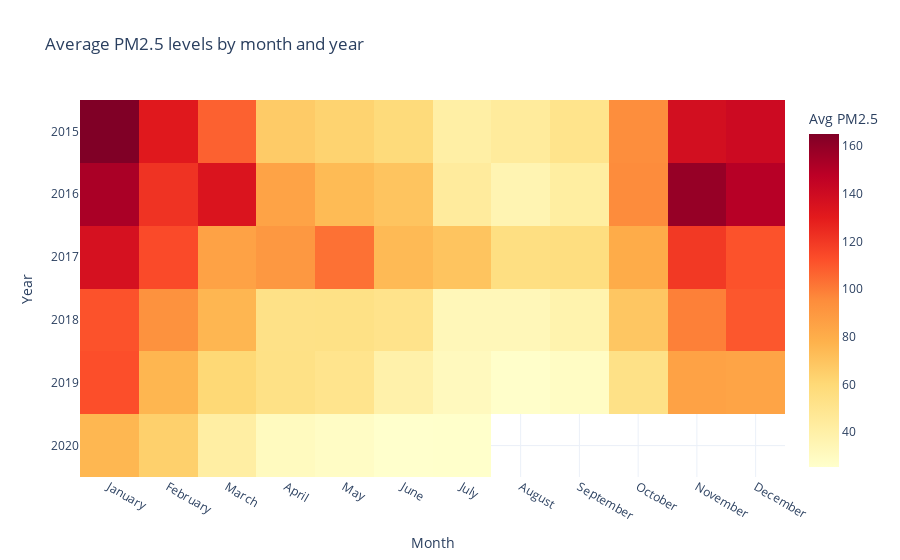

The code cell stored with this chart in its notebook:
### Code cell
# To better understand when pollution is at worst, a heatmap will be very effective. We can plot the average PM2.5 level
# for each month against each year. This will reveal the seasonal patterns.

# Extract 'Year' and 'Month' from the date
df_cleaned['Year'] = df_cleaned['Date'].dt.year
df_cleaned['Month'] = df_cleaned['Date'].dt.month_name()

# Now, aggregate all data for the heatmap
df_heatmap = df_cleaned.groupby(['Year','Month'])['PM2.5'].mean().reset_index()

# Define the correct order for months (according to calender)
month_order = ['January','February','March','April','May','June','July','August','September','October','November','December']

# Pivot the data to create a matrix: Years vs Months
heatmap_pivot = df_heatmap.pivot(index='Year',columns='Month',values='PM2.5')

# Reorder the columns to follow the calender
heatmap_pivot = heatmap_pivot[month_order]

# Create the heatmap
fig_heatmap = px.imshow(heatmap_pivot,
                        title='Average PM2.5 levels by month and year',
                        labels=dict(x="Month", y="Year",color="Avg PM2.5"),
                        color_continuous_scale='YlOrRd' ) # yellow -> orange -> red

fig_heatmap.show()

### Figure 1 — Plotly figure (JSON) as saved in the notebook; plotly's stock layout.template omitted (floating-point values rounded to 4 significant figures)
{"data": [{"coloraxis": "coloraxis", "hovertemplate": "Month: %{x}<br>Year: %{y}<br>Avg PM2.5: %{z}<extra></extra>", "name": "0", "type": "heatmap", "x": ["January", "February", "March", "April", "May", "June", "July", "August", "September", "October", "November", "December"], "xaxis": "x", "y": [2015, 2016, 2017, 2018, 2019, 2020], "yaxis": "y", "z": [[165.1, 131.6, 107.3, 66.66, 62.96, 58.35, 40.81, 44.54, 51.09, 94.65, 137.8, 140.9], [153.1, 121.8, 134.3, 84.78, 73.93, 69.92, 44.29, 35.86, 42.3, 95.41, 158.8, 149.2], [136.4, 113.9, 85.23, 89.83, 102.9, 74.09, 69.91, 55.31, 56.13, 80.57, 119.8, 111.6], [111.4, 92.99, 75.77, 53.41, 53.5, 51.43, 32.89, 32.88, 37.15, 68.7, 98.72, 110.2], [112.8, 75.95, 60.3, 53.67, 50.68, 39.05, 30.77, 26.05, 28.44, 53.35, 85.29, 84.25], [75.64, 64.54, 41.56, 30.35, 28.32, 25.38, 25.61, NaN, NaN, NaN, NaN, NaN]]}], "layout": {"coloraxis": {"colorbar": {"title": {"text": "Avg PM2.5"}}, "colorscale": [[0, "rgb(255,255,204)"], [0.125, "rgb(255,237,160)"], [0.25, "rgb(254,217,118)"], [0.375, "rgb(254,178,76)"], [0.5, "rgb(253,141,60)"], [0.625, "rgb(252,78,42)"], [0.75, "rgb(227,26,28)"], [0.875, "rgb(189,0,38)"], [1, "rgb(128,0,38)"]]}, "title": {"text": "Average PM2.5 levels by month and year"}, "xaxis": {"anchor": "y", "constrain": "domain", "domain": [0, 1], "scaleanchor": "y", "title": {"text": "Month"}}, "yaxis": {"anchor": "x", "autorange": "reversed", "constrain": "domain", "domain": [0, 1], "title": {"text": "Year"}}}}
